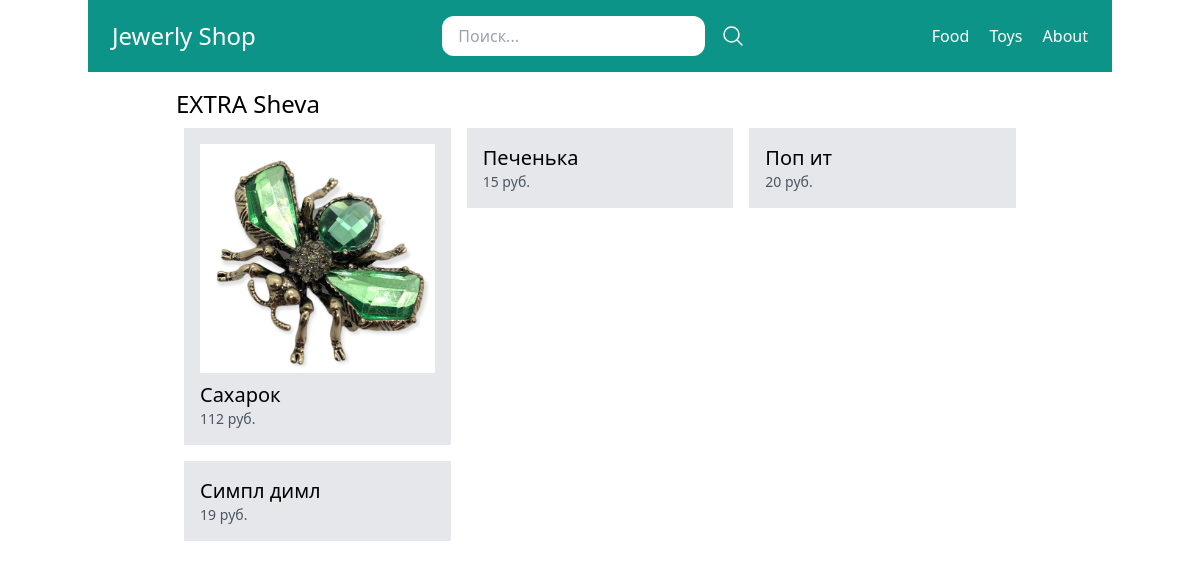
Page /vendors/1/ on the earlier database version.
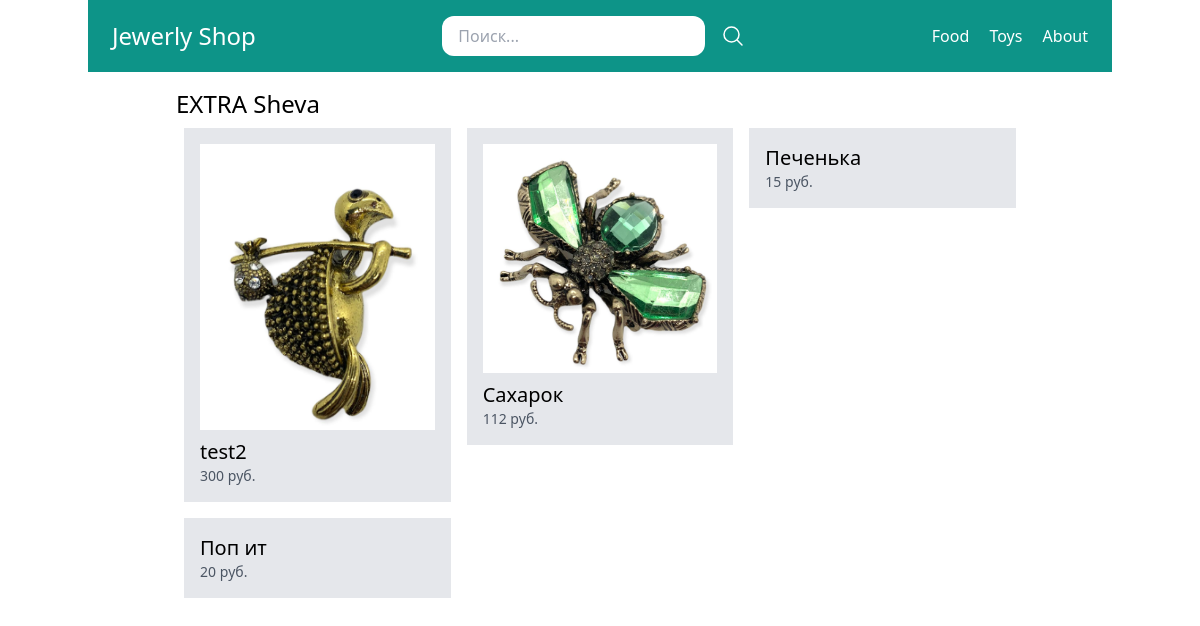
Same page on the later database version.
### store/models.py (models this page shows, shortened)
class Category(models.Model):
    title = models.CharField(max_length=50, verbose_name='Название')
    slug = models.SlugField(max_length=50, verbose_name='Слаг')
    class Meta:
        verbose_name = 'Категория(ю)'
        verbose_name_plural = 'Категории'

class Product(models.Model):
    DRAFT = 'Черновик'
    WAITING_APPROVAL = 'Ожидает подтверждения'
    ACTIVE = 'Активный'
    DELETED = 'Удалён'
    STATUS_CHOICES = (
        (DRAFT, 'Черновик'),
        (WAITING_APPROVAL, 'Ожидает подтверждения'),
        (ACTIVE, 'Активный'),
        (DELETED, 'Удалён'),
    )
    user = models.ForeignKey(
        User, related_name='products', on_delete=models.CASCADE, verbose_name='Пользователь')
    category = models.ForeignKey(
        Category, related_name='products', on_delete=models.CASCADE, verbose_name='Категория')
    title = models.CharField(max_length=50, verbose_name='Название')
    slug = models.SlugField(max_length=50, verbose_name='Слаг')
    description = models.TextField(blank=True, verbose_name='Описание')
    price = models.IntegerField()
    created_at = models.DateTimeField(auto_now_add=True)
    updated_at = models.DateTimeField(auto_now=True)
    image = models.ImageField(upload_to='uploads/product_images/', blank=True, null=True)
    status = models.CharField(
        max_length=50, verbose_name='Статус', choices=STATUS_CHOICES, default=ACTIVE)
    class Meta:
        verbose_name = 'Товар'
        verbose_name_plural = 'Товары'
        ordering = ('-created_at',)
    def get_display_price(self):
        return self.price

### userprofile/views.py (the view)
# urls.py: path('vendors/<int:pk>/', views.vendor_detail, name='vendor_detail'),
def vendor_detail(request, pk):
    user = User.objects.get(pk=pk)
    products = user.products.filter(status=Product.ACTIVE)
    return render(request, 'userprofile/vendor_detail.html', {
        'user': user,
        'products': products,
    })

### store/templatetags/menu.py (called while the page is built)
@register.inclusion_tag('core/menu.html')
def menu():
    categories = Category.objects.all()
    return {'categories': categories}

### userprofile/templates/userprofile/vendor_detail.html (shortened to what this page needs)
{% extends 'core/base.html' %}
{% block content %}
<h1 class="text-2xl">{% firstof user.get_full_name user.username %}</h1>
<div class="flex flex-wrap">
    {% for product in products %}
        <div class="product w-1/3 p-2">
            <div class="p-4 bg-gray-200">
                <a href="{% url 'product_detail' product.category.slug product.slug %}">
                    {% if product.image %}
                    <div class="image mb-2">
                        <img src="{{ product.image.url }}" alt="Image of {{ product.title }}">
                    </div>
                    {% endif %}
                    <h2 class="text-xl">{{ product.title }}</h2>
                    <p class="text-sm text-gray-600">
                        {{ product.get_display_price }} руб.
                    </p>
                </a>
            </div>
        </div>
    {% endfor %}
    </div>
{% endblock %}

### core/templates/core/menu.html (shortened to what this page needs)
{% for category in categories %}
<a href="{% url 'category_detail' category.slug %}" class="text-white">{{ category.title }}</a>
{% endfor %}
<a href="{% url 'about' %}" class="text-white">About</a>

Differences in the rows shown:
no longer on this page (row edited): Product: title "Симпл димл", get_display_price "19"
added Product: image (picture), title "test2", get_display_price "300"
